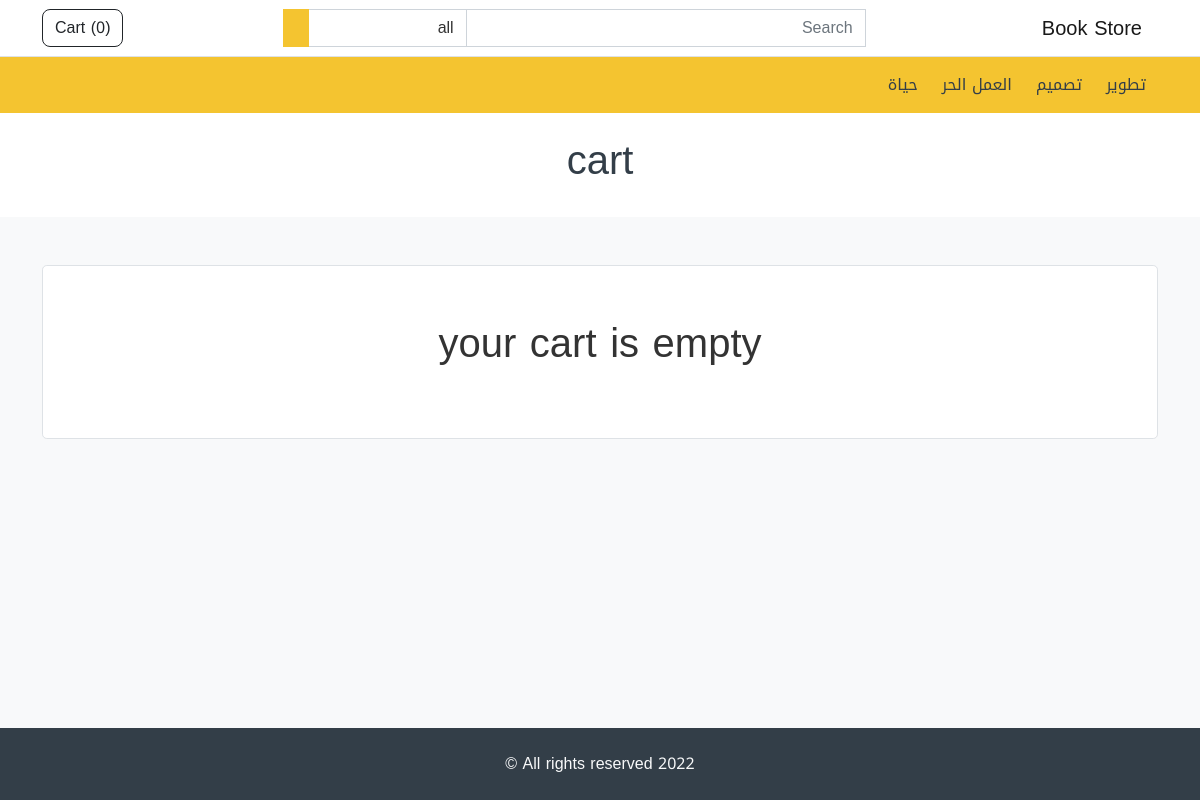
Page /cart/ on the committed database.
### store/models.py (models this page shows, shortened)
class Category(models.Model):
    name = models.CharField(max_length=255, unique=True)
    featured = models.BooleanField(default=False)
    order = models.IntegerField(default=1)
    created_at = models.DateTimeField(auto_now_add=True)
    updated_at = models.DateTimeField(auto_now=True)

### store/views.py (the view)
# urls.py: path('cart/', views.cart, name='store.cart'),
def cart(request):
    return render(request, 'cart.html')

### store/successor_to_all.py (called while the page is built)
def store_website(request):
    cart = Cart.objects.filter(session=request.session.session_key).last()
    cart_total = 0
    cart_products = []
    if cart:
        cart_products = Product.objects.filter(pk__in=cart.items)
        for product in cart_products:
            cart_total += product.price
    categories = Category.objects.order_by('order')
    return {
        'categories': categories,
        'cart_products': cart_products,
        'cart_total': cart_total
    }

### store/templates/cart.html (shortened to what this page needs)
{%extends 'base.html'%}
{%load i18n%}
{%load mu_filters%}
{%block content%}
<div class="bg-white py-4">
        <h1 class="text-center text-secondary">{%trans 'cart'%}</h1>
      </div>
      <div class="container my-5">
        {%for product in cart_products%}
        <div class="card my-2">
          <div class="card-body">
            <div class="row">
              <div class="col-md-2 text-center mb-2">
                <img
                  src="{{product.image.url}}"
                  alt=""
                  title=""
                  width="150"
                  class="img-thumbnail"
                />
              </div>
              <div class="col my-auto text-center">
                {{product.name}}
              </div>
              <div class="col-md-2 col-xs-6 my-auto text-center">
                <strong>{{product.price|currency}}</strong>
              </div>
              <div class="col-md-2 my-auto text-center">
                <button class="btn btn-secondary my-2" type="button" data-url="{%url 'store.cart_remove' product.id%}" onclick="cartRemove(this)">
                  <i class="lni lni-trash-can text-white"></i>
                </button>
              </div>
            </div>
          </div>
        </div>
        {%empty%}
          <div class="h-100 p-5 bg-white border rounded-3 text-center">
            <p class="fs-1">{%trans 'your cart is empty'%}</p>
          </div>
        {%endfor%}
      </div>
{% endblock %}

### store/templates/partials/header.html (shortened to what this page needs)
{%load i18n%}
<nav class="navbar navbar-expand-lg navbar-light bg-white border-bottom">
      <div class="container">
        <a class="navbar-brand" href="/"> {%trans 'Book Store'%} </a>
        <div
          class="collapse navbar-collapse mt-2 mt-lg-0"
          id="navbarSupportedContent"
        >
          {%include 'partials/header_search.html'%}
          <ul class="navbar-nav my-2 my-lg-0">
            <li class="nav-item">
              <a href="{%url 'store.cart'%}" class="btn btn-outline-dark" type="button">
                  {%trans 'Cart'%} (<span id="cart-items-count">{{cart_products|length}}</span>)
              </a>
            </li>
          </ul>
        </div>
      </div>
    </nav>
    <nav class="navbar navbar-expand-lg navbar-light bg-primary">   <div class="container">
        <div
          class="collapse navbar-collapse mt-2 mt-lg-0"
          id="navbarSupportedContent"
        >
          <ul class="navbar-nav my-2 my-lg-0">
            {%for category in categories%}
            <li class="nav-item">
              <a class="nav-link mx-1" href="{%url 'store.category' category.id%}" role="button">
                {{category.name}}
              </a>
            </li>
            {%endfor%}
          </ul>
        </div>
      </div>
    </nav>

### rows in the picture
Category: name "تطوير"
Category: name "تصميم"
Category: name "العمل الحر"
Category: name "حياة"

### other values in the picture
{{ cart_products|length }} "0"
